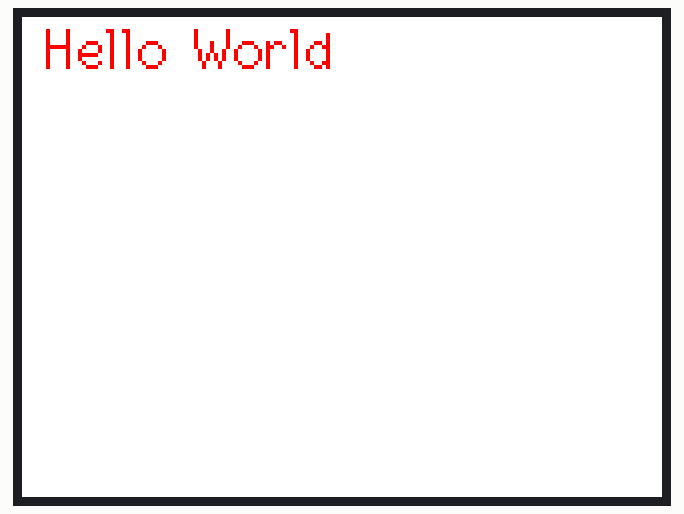
Recording of a program running on a simulated ESP32. Parts: 320×240 colour display. WiFi joins after 1.5 s; servers stay silent unless stated; what the program prints to the serial monitor is not drawn.

Above: at 0.3 s.
At 1.9 s:
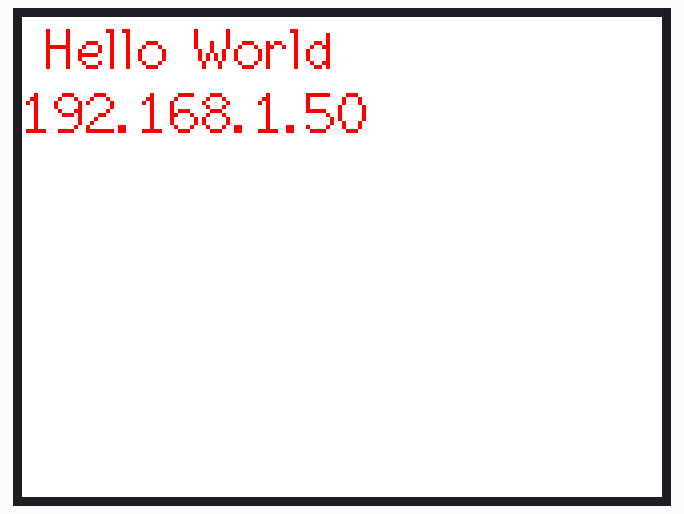
At 5.0 s:
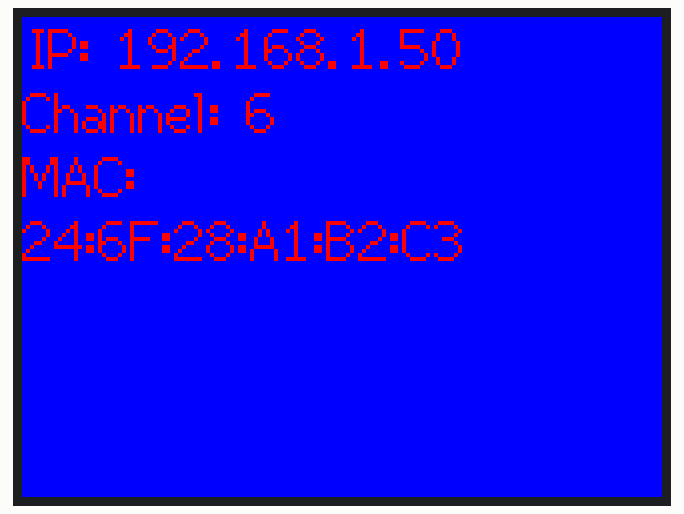

The program:

main.cpp
```cpp
#include <Arduino.h>
#include <TFT_eSPI.h>
// Add the WiFi library and our secrets definition
#include <WiFi.h>
// WiFi Parameters are define in the "secrets" header file
#include "secrets.h"


// Button definitions
const char BUTTON_0 = 0;
const char BUTTON_1 = 35;

// display library instance
TFT_eSPI tft = TFT_eSPI();
char buff[512];


void setup() {
  Serial.begin(115200);
  Serial.println("Hello World");

  pinMode(BUTTON_0, INPUT_PULLUP);
  pinMode(BUTTON_1, INPUT_PULLUP);

  Serial.print("Initialise LCD");

  tft.init();
  tft.setRotation(3);
  tft.fillScreen(TFT_WHITE);
  tft.setCursor(0, 0, 2);
  tft.setTextSize(2);
  tft.setTextColor(TFT_RED);
  tft.println(" Hello World ");

  Serial.println("Connecting to WiFi");

  // Initialise the WiFi library with network parameters
  WiFi.begin(SSID, PASSWORD);
  while (WiFi.status() != WL_CONNECTED){
    delay(200);
    Serial.print(".");
  }

  // Output a carridge return
  Serial.println();
  // There are better string formatters and dedicated serial debugging tools for logging
  // Today we are keeping things simple and matching the style of other resources
  Serial.println("WiFi Connected!");

  // Lets update the user with information on the LCD
  tft.print(WiFi.localIP());
  sleep(3);
}


void loop() {
  // Simple multi line string formatting
  Serial.println("loop ");

  tft.fillScreen(TFT_BLUE);
  tft.setCursor(5, 0, 2);
  tft.setTextSize(2);
  tft.print("IP: ");
  tft.println(WiFi.localIP());
  tft.print("Channel: ");
  tft.println(WiFi.channel());
  tft.setTextSize(2);
  tft.println("MAC: ");
  tft.print(WiFi.macAddress());

  // if(digitalRead(BUTTON_0) == false){
  //   Serial.println("Button 0 is pressed");
  //   counter++;
  // }

  // // read the digital input BUTTON_1
  // if (digitalRead(BUTTON_1) == false){
  //     Serial.println("Button 1 is pressed");
  //     counter--;
  // }
  // Serial.print("counter value: ");
  // Serial.println(counter);

  // tft.fillScreen(TFT_DARKGREEN);

  // tft.setCursor(20,50,1);

  // tft.setTextSize(4);

  // tft.println(counter);

  sleep(1);
}
```

secrets_sample.h
```cpp
// Copy this file and rename it to 'secrets.h'
// Update the values with your secret information
// the file secrets.h is included in the gitignore file
// helping to avoid sharing secret information in a publicly accessible repository

const char* SSID = "honeypot";
const char* PASSWORD = "Nice try Zero Cool";
```

Measured:
- what the display in image 1 shows lasts 3.1 s, from 1.8 s to 4.9 s
